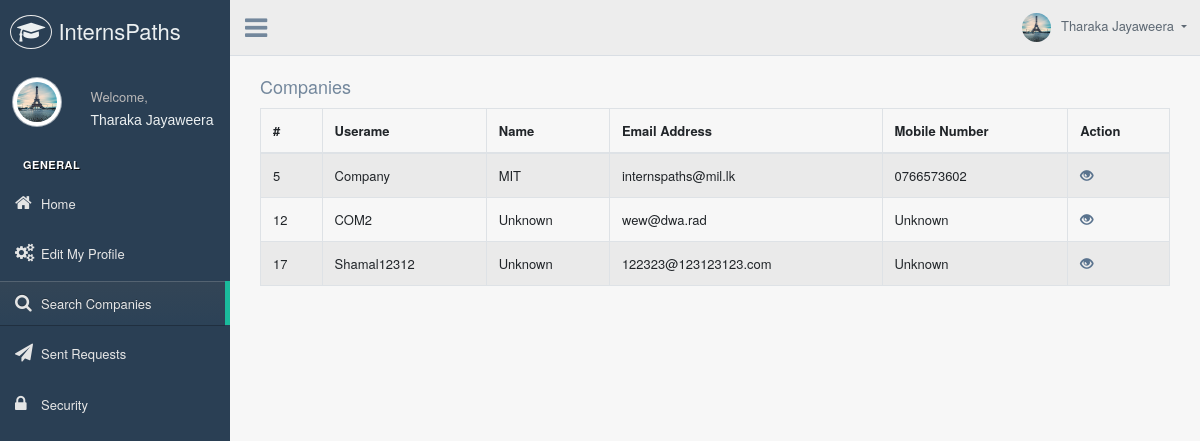
The app's page /student/searchcompanies.php (signed in) with its own data.
### tables this page shows
CREATE TABLE IF NOT EXISTS `student` (
  `id` int(11) NOT NULL,
  `username` varchar(200) NOT NULL,
  `email` varchar(200) NOT NULL,
  `mobile` varchar(20) NOT NULL DEFAULT '0123456789',
  `name` varchar(200) NOT NULL DEFAULT 'Please Update Your Profile',
  `lastname` varchar(100) NOT NULL DEFAULT 'Unknown',
  `profileurl` varchar(500) NOT NULL DEFAULT '../images/avatar-01.jpg',
  `address` varchar(500) NOT NULL DEFAULT 'Unknown',
  `gender` varchar(6) NOT NULL DEFAULT 'Male',
  `linkedin` varchar(500) NOT NULL DEFAULT '#',
  `gpa` float NOT NULL DEFAULT '4.2',
  `personalweb` varchar(500) NOT NULL DEFAULT '#',
  `cvurl` varchar(500) NOT NULL DEFAULT '#',
  `descrip` varchar(2000) NOT NULL DEFAULT 'No Description',
  `field` varchar(100) NOT NULL DEFAULT 'Electronic & Telecommunication Engineering',
  `dateofbirth` varchar(10) NOT NULL DEFAULT '',
  `requests` varchar(1000) NOT NULL DEFAULT '',
  `applied` varchar(1000) NOT NULL DEFAULT '',
  PRIMARY KEY (`id`)
);

CREATE TABLE IF NOT EXISTS `company` (
  `comnum` int(20) NOT NULL AUTO_INCREMENT,
  `id` int(11) NOT NULL,
  `username` varchar(100) NOT NULL,
  `email` varchar(200) NOT NULL,
  `name` varchar(100) NOT NULL DEFAULT 'Unknown',
  `profileurl` varchar(500) NOT NULL DEFAULT '../images/avatar-01.jpg',
  `mobile` varchar(20) NOT NULL DEFAULT 'Unknown',
  `address` varchar(500) NOT NULL DEFAULT 'Unknown',
  `description` varchar(3000) NOT NULL DEFAULT 'no description',
  `location` varchar(1000) DEFAULT NULL,
  `facebook` varchar(1000) DEFAULT NULL,
  `linkedin` varchar(1000) DEFAULT NULL,
  `twitter` varchar(1000) DEFAULT NULL,
  `fields` varchar(1000) NOT NULL DEFAULT '',
  `mission` varchar(5000) DEFAULT NULL,
  `vision` varchar(5000) DEFAULT NULL,
  `requests` varchar(1000) NOT NULL DEFAULT '',
  `applied` varchar(1000) NOT NULL DEFAULT '',
  PRIMARY KEY (`comnum`),
  UNIQUE KEY `id` (`id`)
);

### student/searchcompanies.php (the view, shortened to what this page needs)
<?php
require_once "../php/config.php";
$sql = "SELECT * FROM student WHERE id = ?";
if($stmt = mysqli_prepare($link,$sql)){
  mysqli_stmt_bind_param($stmt,"i",$param_id);
   if(mysqli_stmt_execute($stmt)){
        $result = mysqli_stmt_get_result($stmt);
        if(mysqli_num_rows($result) == 1){
           $row = mysqli_fetch_array($result, MYSQLI_ASSOC);
                $name=$row["name"];
                $lname=$row["lastname"];
                $profileurl=$row["profileurl"];
        }
    }
}
?>
<!DOCTYPE html>
<html lang="en">
<head>
  <link href="../vendors/bootstrap/dist/css/bootstrap.min.css" rel="stylesheet">
    <link href="../vendors/font-awesome/css/font-awesome.min.css" rel="stylesheet">
    <link href="../vendors/nprogress/nprogress.css" rel="stylesheet">
    <link href="../vendors/iCheck/skins/flat/green.css" rel="stylesheet">
    <link href="../vendors/bootstrap-progressbar/css/bootstrap-progressbar-3.3.4.min.css" rel="stylesheet">
    <link href="../vendors/jqvmap/dist/jqvmap.min.css" rel="stylesheet"/>
    <link href="../vendors/bootstrap-daterangepicker/daterangepicker.css" rel="stylesheet">
    <link href="../vendors/datatables.net-fixedheader-bs/css/fixedHeader.bootstrap.min.css" rel="stylesheet">
    <link href="../build/css/custom.min.css" rel="stylesheet">
    <link href="../vendors/bootstrap/dist/css/bootstrap.min.css" rel="stylesheet">
    <link href="../vendors/font-awesome/css/font-awesome.min.css" rel="stylesheet">
    <link href="../vendors/nprogress/nprogress.css" rel="stylesheet">
    <link href="../vendors/iCheck/skins/flat/green.css" rel="stylesheet">
    <link href="../vendors/datatables.net-bs/css/dataTables.bootstrap.min.css" rel="stylesheet">
    <link href="../vendors/datatables.net-buttons-bs/css/buttons.bootstrap.min.css" rel="stylesheet">
    <link href="../vendors/datatables.net-fixedheader-bs/css/fixedHeader.bootstrap.min.css" rel="stylesheet">
    <link href="../vendors/datatables.net-responsive-bs/css/responsive.bootstrap.min.css" rel="stylesheet">
    <link href="../vendors/datatables.net-scroller-bs/css/scroller.bootstrap.min.css" rel="stylesheet">
    <link href="../build/css/custom.min.css" rel="stylesheet">
</head>
<body class="nav-md">
  <div class="container body" style="height:1000px;">
    <div class="main_container">
      <div class="col-md-3 left_col" style="height:1000px;">
        <div class="left_col scroll-view">
          <div class="navbar nav_title" style="border: 0;">
            <a href="../index.php" class="site_title"><i class="fa fa-mortar-board"></i> <span>InternsPaths</span></a>
          </div>
          <div class="profile clearfix">
            <div class="profile_pic">
              <img src="<?php echo $profileurl ?>" alt="..." class="img-circle profile_img" style="width:50px; height: 50px">
            </div>
            <div class="profile_info">
              <span>Welcome,</span>
              <a href="../index.php?id=<?php echo $_SESSION["id"]?>"><h2 style = "font-size: 14px; color: #ECF0F1; margin: 0;font-weight: 300; font-family: Arial; text-transform: unset;"><?php echo $name." ".$lname?></h2></a>
            </div>
          </div>
          <br />
          <div id="sidebar-menu" class="main_menu_side hidden-print main_menu">
            <div class="menu_section">
              <h3>General</h3>
              <ul class="nav side-menu">
                <li><a href="index.php"><i class="fa fa-home"></i>Home</a></li>
                <li><a href="editmyprofile.php?id=<?php echo $_SESSION["id"]?>"><i class="fa fa-cogs"></i>Edit My Profile</a></li>
                <li class="active"><a href="searchcompanies.php"><i class="fa fa-search"></i>Search Companies</a></li>
                <li><a href="viewrequests.php"><i class="fa fa-send"></i>Sent Requests</a></li>
                <li><a href="security.php"><i class="fa fa-lock"></i>Security</a></li>
                  </ul>
            </div>
          </div>
        </div>
      </div>
      <div class="top_nav">
        <div class="nav_menu">
          <div class="nav toggle">
            <a id="menu_toggle"><i class="fa fa-bars"></i></a>
          </div>
          <nav class="nav navbar-nav">
            <ul class=" navbar-right">
              <li class="nav-item dropdown open" style="padding-left: 15px;">
                <a href="javascript:;" class="user-profile dropdown-toggle" aria-haspopup="true" id="navbarDropdown" data-toggle="dropdown" aria-expanded="false">
                  <img src="<?php echo $profileurl ?>" alt=""><?php echo $name." ".$lname?>
                </a>
              </li>
            </ul>
          </nav>
        </div>
      </div>
      <div class="right_col" role="main">
          <div class="col-md-12 col-sm-12" style="display: inline-block;" >
<div class="page-header clearfix">
                        <h2 class="pull-left">Companies</h2>
                    </div>
                    <?php
                    require_once "../php/config.php";
                    $sql = "SELECT * FROM company";
                    if($result = mysqli_query($link, $sql)){
                        if(mysqli_num_rows($result) > 0){
                            echo "<table id='datatable' class='table table-bordered table-striped'>";
                            echo "<thead>";
                            echo "<tr>";
                            echo "<th>#</th>";
                            echo "<th>Userame</th>";
                            echo "<th>Name</th>";
                            echo "<th>Email Address</th>";
                            echo "<th>Mobile Number</th>";
                            echo "<th>Action</th>";
                            echo "</tr>";
                            echo "</thead>";
                            echo "<tbody>";
                            while($row = mysqli_fetch_array($result)){
                                echo "<tr>";
                                echo "<td>" . $row['id'] . "</td>";
                                echo "<td>" . $row['username'] . "</td>";
                                echo "<td>" . $row['name'] . "</td>";
                                echo "<td>" . $row['email'] . "</td>";
                                echo "<td>" . $row['mobile'] . "</td>";
                                echo "<td>";
                                echo "<a href='viewcompany.php?id=". $row['id'] ."' title='View Record' data-toggle='tooltip'><span class='glyphicon glyphicon-eye-open'></span> &nbsp;&nbsp; </a>";
                                echo "</td>";
                                echo "</tr>";
                            }
                            echo "</tbody>";
                            echo "</table>";
                        } else{
                            echo "<p class='lead'><em>No records were found.</em></p>";
                        }
                    } else{
                        echo "ERROR: Could not able to execute $sql. " . mysqli_error($link);
                    }
                    ?>
          </div>
        </div>
  </div>
</div>
</body>
</html>

### student/searchcompanies.php (style rules this page uses)
body { font: 14px sans-serif; }

### records on screen
student: profileurl (picture), name "Tharaka", lastname "Jayaweera"
company: id "5", username "Company", name "MIT", email "internspaths@mil.lk", mobile "0766573602"
company: id "12", username "COM2", name "Unknown", email "wew@dwa.rad", mobile "Unknown"
company: id "17", username "Shamal12312", name "Unknown", email "122323@123123123.com", mobile "Unknown"
